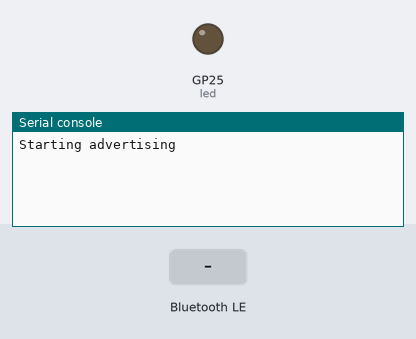
Recording of a program running on a simulated Raspberry Pi Pico running MicroPython. Parts: output pins drawn as LEDs (lit = HIGH), the last lines printed to the serial console. The test bench sets the inputs (shaded band). Nothing arrives over Bluetooth unless stated.

Above: at 1.2 s.
1.3 s: "1" written over Bluetooth
At 2.5 s:
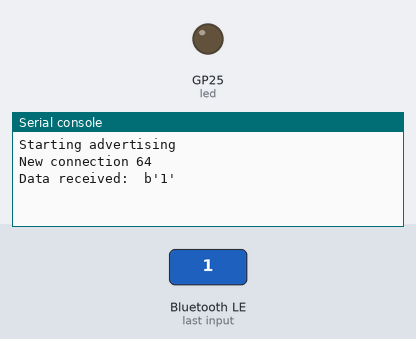
2.8 s: "on" written over Bluetooth
At 3.9 s:
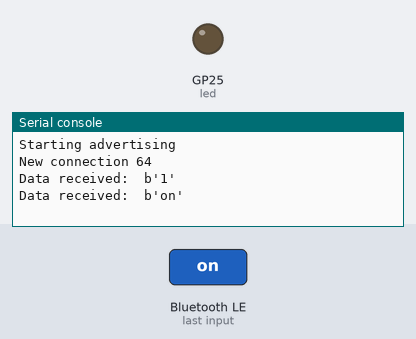
4.3 s: "off" written over Bluetooth
At 5.1 s:
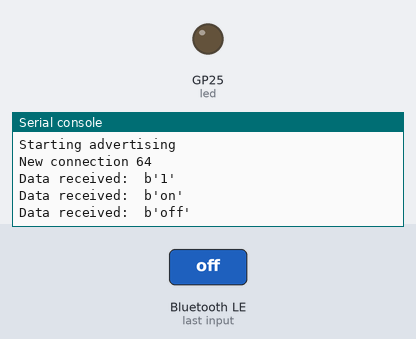

Measured:
- after the input at 1.3 s, the serial console: prints a new line at once (image 1)
- after the input at 2.8 s, the serial console: prints a new line after 0.06 s (image 2)
- after the input at 4.3 s, the serial console: prints a new line after 0.06 s (image 3)

The program:

pico_BLE_LED.py
```python
# Import necessary modules
from machine import Pin
import bluetooth
from ble_simple_peripheral import BLESimplePeripheral

# Create a Bluetooth Low Energy (BLE) object
ble = bluetooth.BLE()

# Create an instance of the BLESimplePeripheral class with the BLE object
sp = BLESimplePeripheral(ble)

# Create a Pin object for the onboard LED, configure it as an output
led = Pin("LED", Pin.OUT)


# Define a callback function to handle received data
def on_rx(data):
    print("Data received: ", data)  # Print the received data
    #global led_state  # Access the global variable led_state
    if data == b'H\r\n':
        led.on()
    elif data == b'L\r\n':
        led.off()

# Start an infinite loop
while True:
    if sp.is_connected():  # Check if a BLE connection is established
        sp.on_write(on_rx)  # Set the callback function for data reception
```
